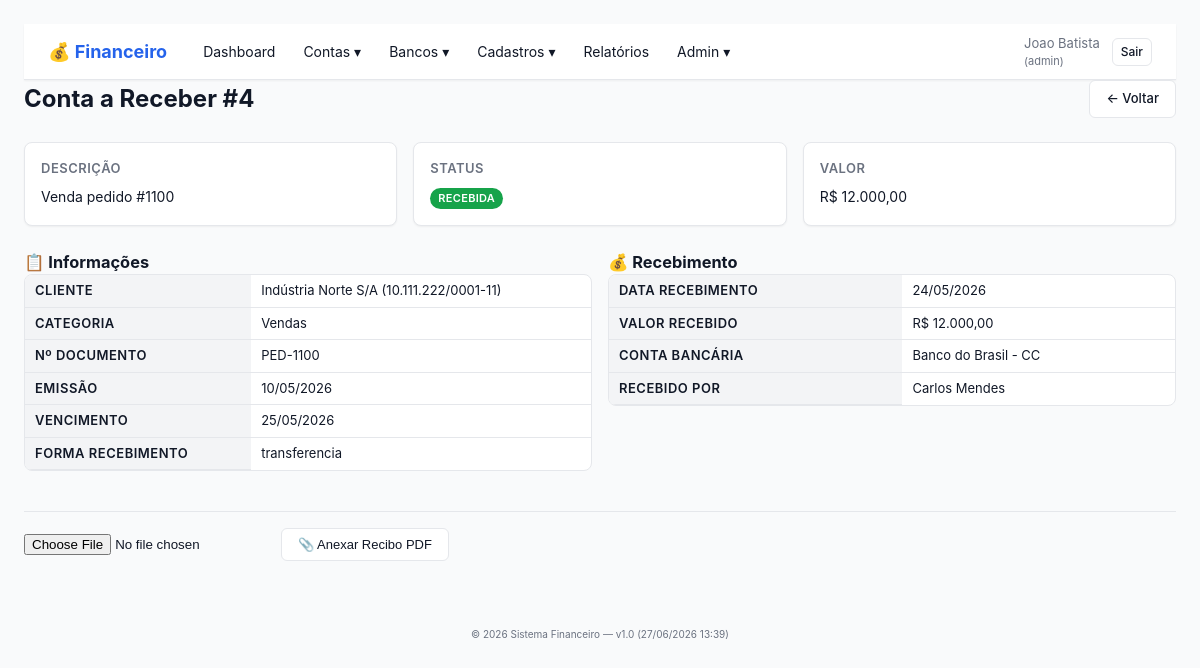
Screenshot of /conta_receber_detalhe.php?id=4 (signed in) with the database file from the repository.
### tables this page shows
CREATE TABLE contas_receber (
    id INT(11) NOT NULL AUTO_INCREMENT,
    empresa_id INT(11) NOT NULL,
    cliente_id INT(11) NOT NULL,
    categoria_id INT(11) NOT NULL,
    descricao VARCHAR(255) NOT NULL,
    numero_documento VARCHAR(100),
    valor DECIMAL(15,2) NOT NULL,
    data_emissao DATE NOT NULL,
    data_vencimento DATE NOT NULL,
    data_recebimento DATE NULL,
    valor_recebido DECIMAL(15,2) NULL,
    forma_recebimento ENUM('boleto','pix','transferencia','dinheiro','cartao','cheque','deposito','outros') DEFAULT 'boleto',
    conta_bancaria_id INT(11) NULL COMMENT 'Conta onde entrou o dinheiro (quando recebida)',
    status ENUM('pendente','aprovada','recebida','cancelada') NOT NULL DEFAULT 'pendente',
    parcelas INT(11) DEFAULT 1,
    parcela_atual INT(11) DEFAULT 1,
    conta_pai_id INT(11) NULL,
    observacoes TEXT,
    usuario_criacao_id INT(11) NOT NULL,
    usuario_aprovacao_id INT(11) NULL,
    usuario_recebimento_id INT(11) NULL,
    data_aprovacao DATETIME NULL,
    data_criacao TIMESTAMP DEFAULT CURRENT_TIMESTAMP,
    PRIMARY KEY (id),
    INDEX idx_empresa (empresa_id),
    INDEX idx_cliente (cliente_id),
    INDEX idx_categoria (categoria_id),
    INDEX idx_vencimento (data_vencimento),
    INDEX idx_status (status),
    INDEX idx_conta_pai (conta_pai_id),
    INDEX idx_conta_bancaria (conta_bancaria_id),
    FOREIGN KEY (empresa_id) REFERENCES empresas(id) ON DELETE CASCADE,
    FOREIGN KEY (cliente_id) REFERENCES clientes(id) ON DELETE RESTRICT,
    FOREIGN KEY (categoria_id) REFERENCES categorias(id) ON DELETE RESTRICT,
    FOREIGN KEY (conta_bancaria_id) REFERENCES contas_bancarias(id) ON DELETE SET NULL,
    FOREIGN KEY (conta_pai_id) REFERENCES contas_receber(id) ON DELETE CASCADE
);

CREATE TABLE usuarios (
    id INT(11) NOT NULL AUTO_INCREMENT,
    nome VARCHAR(150) NOT NULL,
    email VARCHAR(150) NOT NULL,
    senha_hash VARCHAR(255) NOT NULL,
    perfil_padrao ENUM('admin','operador','aprovador','pagador','visualizador') DEFAULT 'operador',
    ativo TINYINT(1) DEFAULT 1,
    data_criacao TIMESTAMP DEFAULT CURRENT_TIMESTAMP,
    ultimo_acesso DATETIME,
    PRIMARY KEY (id),
    UNIQUE KEY uk_email (email),
    INDEX idx_ativo (ativo)
);

CREATE TABLE clientes (
    id INT(11) NOT NULL AUTO_INCREMENT,
    empresa_id INT(11) NOT NULL,
    razao_social VARCHAR(200) NOT NULL,
    nome_fantasia VARCHAR(100),
    cpf_cnpj VARCHAR(20),
    tipo_pessoa ENUM('F','J') DEFAULT 'J' COMMENT 'F=Fisica, J=Juridica',
    endereco VARCHAR(255),
    cidade VARCHAR(100),
    uf CHAR(2),
    cep VARCHAR(10),
    telefone VARCHAR(20),
    email VARCHAR(150),
    contato VARCHAR(100),
    observacoes TEXT,
    ativo TINYINT(1) DEFAULT 1,
    data_criacao TIMESTAMP DEFAULT CURRENT_TIMESTAMP,
    PRIMARY KEY (id),
    INDEX idx_empresa (empresa_id),
    INDEX idx_razao_social (razao_social),
    INDEX idx_cpf_cnpj (cpf_cnpj),
    INDEX idx_ativo (ativo),
    FOREIGN KEY (empresa_id) REFERENCES empresas(id) ON DELETE CASCADE
);

CREATE TABLE categorias (
    id INT(11) NOT NULL AUTO_INCREMENT,
    empresa_id INT(11) NOT NULL,
    nome VARCHAR(100) NOT NULL,
    tipo ENUM('despesa','receita','ambos') DEFAULT 'despesa',
    cor VARCHAR(7) DEFAULT '#6c757d' COMMENT 'Cor em hex (#RRGGBB)',
    descricao VARCHAR(255),
    ativo TINYINT(1) DEFAULT 1,
    data_criacao TIMESTAMP DEFAULT CURRENT_TIMESTAMP,
    PRIMARY KEY (id),
    INDEX idx_empresa (empresa_id),
    INDEX idx_nome (nome),
    INDEX idx_tipo (tipo),
    FOREIGN KEY (empresa_id) REFERENCES empresas(id) ON DELETE CASCADE
);

CREATE TABLE contas_bancarias (
    id INT(11) NOT NULL AUTO_INCREMENT,
    empresa_id INT(11) NOT NULL,
    descricao VARCHAR(100) NOT NULL COMMENT 'Nome de exibicao (ex: Banco do Brasil - CC 1234)',
    tipo ENUM('conta_corrente','poupanca','caixa_fisico','cartao','investimento') NOT NULL DEFAULT 'conta_corrente',
    banco VARCHAR(100) COMMENT 'Nome do banco (BB, Itau, Bradesco, Caixa...)',
    agencia VARCHAR(20),
    numero_conta VARCHAR(30),
    digito VARCHAR(5),
    titular VARCHAR(200),
    cpf_cnpj_titular VARCHAR(20),
    saldo_inicial DECIMAL(15,2) NOT NULL DEFAULT 0.00 COMMENT 'Saldo na data de criacao da conta',
    data_saldo_inicial DATE NOT NULL COMMENT 'Data de referencia do saldo inicial',
    observacoes TEXT,
    ativo TINYINT(1) DEFAULT 1,
    data_criacao TIMESTAMP DEFAULT CURRENT_TIMESTAMP,
    PRIMARY KEY (id),
    INDEX idx_empresa (empresa_id),
    INDEX idx_tipo (tipo),
    INDEX idx_ativo (ativo),
    FOREIGN KEY (empresa_id) REFERENCES empresas(id) ON DELETE CASCADE
);

### src/lib/Helper.php (called while the page is built, shortened)
<?php
spl_autoload_register(function (string $classe): void {
    $paths = [
        FINANCEIRO_SRC . '/lib/' . $classe . '.php',
        FINANCEIRO_SRC . '/controllers/' . $classe . '.php',
    ];
    foreach ($paths as $path) {
        if (file_exists($path)) {
            return;
        }
    }
});
function layout(string $titulo, string $view, array $vars = []): void
{
    $usuario = Auth::user();
    extract($vars, EXTR_SKIP);
    require FINANCEIRO_SRC . '/views/layout/header.php';
    require FINANCEIRO_SRC . '/views/layout/navbar.php';
    require FINANCEIRO_SRC . '/views/' . $view;
    require FINANCEIRO_SRC . '/views/layout/footer.php';
}
function dataIsoParaBr(?string $data): ?string
{
    $partes = explode('-', $data);
    return $partes[2] . '/' . $partes[1] . '/' . $partes[0];
}

### src/controllers/ContasReceberController.php (called while the page is built, shortened)
<?php
final class ContasReceberController
{
    public function detalhe(): void
    {
        $id = (int)($_GET['id'] ?? 0);
        $empresaId = Auth::user()['empresa_id'];
        $db = Database::getConnection();
        $stmt = $db->prepare('
            SELECT cr.*,
                   c.razao_social AS cliente_nome, c.cpf_cnpj AS cliente_doc,
                   cat.nome AS categoria_nome, cat.cor AS categoria_cor,
                   cb.descricao AS conta_bancaria_descricao,
                   u1.nome AS usuario_criacao_nome,
                   u2.nome AS usuario_aprovacao_nome,
                   u3.nome AS usuario_recebimento_nome
            FROM contas_receber cr
            JOIN clientes c ON c.id = cr.cliente_id
            JOIN categorias cat ON cat.id = cr.categoria_id
            LEFT JOIN contas_bancarias cb ON cb.id = cr.conta_bancaria_id
            JOIN usuarios u1 ON u1.id = cr.usuario_criacao_id
            LEFT JOIN usuarios u2 ON u2.id = cr.usuario_aprovacao_id
            LEFT JOIN usuarios u3 ON u3.id = cr.usuario_recebimento_id
            WHERE cr.id = ? AND cr.empresa_id = ?
        ');
        $stmt->execute([$id, $empresaId]);
        $conta = $stmt->fetch();
        $stmtA = $db->prepare('SELECT * FROM anexos WHERE tipo_origem = "conta_receber" AND origem_id = ? ORDER BY data_upload DESC');
        $stmtA->execute([$id]);
        $anexos = $stmtA->fetchAll();
        $parcelas = [];
        layout('Detalhes da Conta a Receber', 'contas_receber/detalhe.php', [
            'conta'    => $conta,
            'anexos'   => $anexos,
            'parcelas' => $parcelas,
        ]);
    }
}

### public/conta_receber_detalhe.php (called while the page is built, shortened)
<?php
(new ContasReceberController)->detalhe();

### src/lib/Auth.php (called while the page is built, shortened)
<?php
final class Auth
{
    public static function perfilAtual(): string
    {
        foreach ($_SESSION['empresas'] as $emp) {
            if ((int)$emp['empresa_id'] === (int)$_SESSION['empresa_id']) {
                return $emp['perfil_na_empresa'];
            }
        }
        return '';
    }
    public static function isLogged(): bool
    {
        return isset($_SESSION['usuario_id']) && isset($_SESSION['empresa_id']);
    }
    public static function user(): array
    {
        return [
            'id'         => (int)$_SESSION['usuario_id'],
            'nome'       => $_SESSION['usuario_nome'] ?? '',
            'email'      => $_SESSION['usuario_email'] ?? '',
            'empresa_id' => (int)$_SESSION['empresa_id'],
            'perfil'     => self::perfilAtual(),
        ];
    }
}

### src/lib/Permissao.php (called while the page is built, shortened)
<?php
final class Permissao
{
    public static function tem(string $capability): bool
    {
        $perfil = Auth::perfilAtual();
        return in_array($capability, self::CAPS[$perfil] ?? [], true);
    }
}

### src/views/contas_receber/detalhe.php (the view, shortened to what this page needs)
<div class="page-header">
    <h1>Conta a Receber #<?= (int)$conta['id'] ?></h1>
    <a href="contas_receber.php" class="btn">← Voltar</a>
</div>
<div class="detail-grid">
    <div class="card">
        <div class="card-title">Descrição</div>
        <p><?= htmlspecialchars($conta['descricao']) ?></p>
    </div>
    <div class="card">
        <div class="card-title">Status</div>
        <p>
            <?php
            $statusBadge = ['pendente'=>'warning','aprovada'=>'info','recebida'=>'success','cancelada'=>'secondary'];
            ?>
            <span class="badge badge-<?= $statusBadge[$conta['status']] ?? 'secondary' ?>">
                <?= htmlspecialchars($conta['status']) ?>
            </span>
        </p>
    </div>
    <div class="card">
        <div class="card-title">Valor</div>
        <p>R$ <?= number_format((float)$conta['valor'], 2, ',', '.') ?></p>
    </div>
</div>
<div class="row">
    <div class="col">
        <h3>📋 Informações</h3>
        <table class="table table-compact">
            <tr><th>Cliente</th><td><?= htmlspecialchars($conta['cliente_nome']) ?> (<?= htmlspecialchars($conta['cliente_doc'] ?? '-') ?>)</td></tr>
            <tr><th>Categoria</th><td><?= htmlspecialchars($conta['categoria_nome']) ?></td></tr>
            <tr><th>Nº Documento</th><td><?= htmlspecialchars($conta['numero_documento'] ?? '-') ?></td></tr>
            <tr><th>Emissão</th><td><?= dataIsoParaBr($conta['data_emissao']) ?></td></tr>
            <tr><th>Vencimento</th><td><?= dataIsoParaBr($conta['data_vencimento']) ?></td></tr>
            <tr><th>Forma Recebimento</th><td><?= htmlspecialchars($conta['forma_recebimento']) ?></td></tr>
        </table>
    </div>
    <div class="col">
        <h3>💰 Recebimento</h3>
        <?php if ($conta['status'] === 'recebida'): ?>
            <table class="table table-compact">
                <tr><th>Data Recebimento</th><td><?= dataIsoParaBr($conta['data_recebimento']) ?></td></tr>
                <tr><th>Valor Recebido</th><td>R$ <?= number_format((float)$conta['valor_recebido'], 2, ',', '.') ?></td></tr>
                <tr><th>Conta Bancária</th><td><?= htmlspecialchars($conta['conta_bancaria_descricao'] ?? '-') ?></td></tr>
                <tr><th>Recebido por</th><td><?= htmlspecialchars($conta['usuario_recebimento_nome'] ?? '-') ?></td></tr>
            </table>
        <?php else: ?>
            <p class="muted">Conta ainda não recebida.</p>
        <?php endif; ?>
    </div>
</div>
<div class="actions-bar">
    <form method="post" action="anexo_upload.php" enctype="multipart/form-data" style="display:inline">
        <input type="file" name="arquivo" accept="application/pdf" required>
        <button type="submit" class="btn">📎 Anexar Recibo PDF</button>
    </form>
</div>

### src/views/layout/navbar.php (shortened to what this page needs)
<?php
$usuario = $usuario ?? Auth::user();
$perfil  = $perfil  ?? Auth::perfilAtual();
?>
<nav class="navbar">
    <div class="navbar-brand">
        <a href="index.php">💰 Financeiro</a>
    </div>
    <ul class="navbar-menu">
        <li><a href="index.php">Dashboard</a></li>
        <li class="dropdown">
            <a href="#">Contas ▾</a>
        </li>
        <li class="dropdown">
            <a href="#">Bancos ▾</a>
        </li>
        <li class="dropdown">
            <a href="#">Cadastros ▾</a>
        </li>
        <li><a href="relatorios.php">Relatórios</a></li>
        <?php if (Permissao::tem('gerenciar_empresas') || Permissao::tem('gerenciar_usuarios')): ?>
        <li class="dropdown">
            <a href="#">Admin ▾</a>
        </li>
        <?php endif; ?>
    </ul>
    <div class="navbar-right">
        <span class="user-info">
            <?= htmlspecialchars($usuario['nome'] ?? '') ?>
            <small>(<?= htmlspecialchars($perfil) ?>)</small>
        </span>
        <a href="logout.php" class="btn btn-sm">Sair</a>
    </div>
</nav>

### public/assets/financeiro.css (style rules this page uses)
* { box-sizing: border-box; margin: 0; padding: 0; }
:root { --color-primary: #2563eb; --color-primary-dark: #1d4ed8; --color-success: #16a34a; --color-warning: #d97706; --color-danger: #dc2626; --color-info: #0891b2; --color-secondary: #6b7280; --color-bg: #f9fafb; --color-surface: #ffffff; --color-text: #111827; --color-text-muted: #6b7280; --color-border: #e5e7eb; --shadow-sm: 0 1px 2px 0 rgba(0,0,0,0.05); --shadow: 0 1px 3px 0 rgba(0,0,0,0.1), 0 1px 2px 0 rgba(0,0,0,0.06); }
body { font-family: -apple-system, BlinkMacSystemFont, "Segoe UI", Roboto, "Helvetica Neue", Arial, sans-serif; background: var(--color-bg); color: var(--color-text); line-height: 1.5; font-size: 14px; }
.navbar { background: var(--color-surface); border-bottom: 1px solid var(--color-border); box-shadow: var(--shadow-sm); padding: 0 24px; display: flex; align-items: center; height: 56px; gap: 24px; }
.navbar-brand a { font-size: 18px; font-weight: 700; color: var(--color-primary); text-decoration: none; }
.navbar-menu { display: flex; list-style: none; gap: 4px; margin: 0; flex: 1; }
.navbar-menu li.dropdown { position: relative; }
.navbar-menu > li > a { padding: 8px 12px; color: var(--color-text); text-decoration: none; border-radius: 6px; transition: background 0.15s; display: block; }
.navbar-right { display: flex; align-items: center; gap: 12px; }
.user-info { font-size: 13px; color: var(--color-text-muted); }
.user-info small { display: block; font-size: 11px; color: var(--color-text-muted); }
.page-header { display: flex; justify-content: space-between; align-items: center; margin-bottom: 24px; flex-wrap: wrap; gap: 12px; }
.page-header h1 { font-size: 24px; color: var(--color-text); }
.btn { padding: 8px 16px; border: 1px solid var(--color-border); border-radius: 6px; background: var(--color-surface); color: var(--color-text); cursor: pointer; text-decoration: none; font-size: 13px; font-weight: 500; transition: all 0.15s; display: inline-block; }
.btn-sm { padding: 4px 8px; font-size: 12px; }
.card { background: var(--color-surface); border: 1px solid var(--color-border); border-radius: 8px; padding: 16px; box-shadow: var(--shadow-sm); }
.card-title { font-size: 13px; color: var(--color-text-muted); text-transform: uppercase; letter-spacing: 0.5px; margin-bottom: 8px; font-weight: 600; }
.detail-grid { display: grid; grid-template-columns: 1fr 1fr 1fr; gap: 16px; margin-bottom: 24px; }
.row { display: flex; flex-wrap: wrap; gap: 16px; margin-bottom: 16px; }
.row .col { flex: 1; min-width: 0; }
.table { width: 100%; background: var(--color-surface); border: 1px solid var(--color-border); border-radius: 8px; border-collapse: separate; border-spacing: 0; margin-bottom: 24px; overflow: hidden; }
.table th, .table td { padding: 10px 12px; text-align: left; border-bottom: 1px solid var(--color-border); font-size: 13px; }
.table th { background: #f3f4f6; font-weight: 600; color: var(--color-text); text-transform: uppercase; font-size: 11px; letter-spacing: 0.5px; }
.table tbody tr:last-child td { border-bottom: none; }
.table-compact th, .table-compact td { padding: 6px 10px; font-size: 13px; }
.badge { display: inline-block; padding: 2px 8px; border-radius: 12px; font-size: 11px; font-weight: 600; background: var(--color-secondary); color: white; text-transform: uppercase; letter-spacing: 0.3px; }
.badge-success { background: var(--color-success); }
.actions-bar { display: flex; gap: 8px; flex-wrap: wrap; padding: 16px 0; margin-top: 16px; border-top: 1px solid var(--color-border); }

### rows the page displays
contas_receber: usuarios.nome "Joao Batista", id "4", descricao "Venda pedido #1100", status "RECEBIDA", valor "12.000,00", cliente.razao_social "Indústria Norte S/A", cliente.cpf_cnpj "10.111.222/0001-11", categoria.nome "Vendas", numero_documento "PED-1100", data_emissao "10/05/2026", data_vencimento "25/05/2026", forma_recebimento "transferencia", data_recebimento "24/05/2026", valor_recebido "12.000,00", conta_bancaria.descricao "Banco do Brasil - CC", usuarios.nome "Carlos Mendes"

### other values shown
$perfil "admin"
